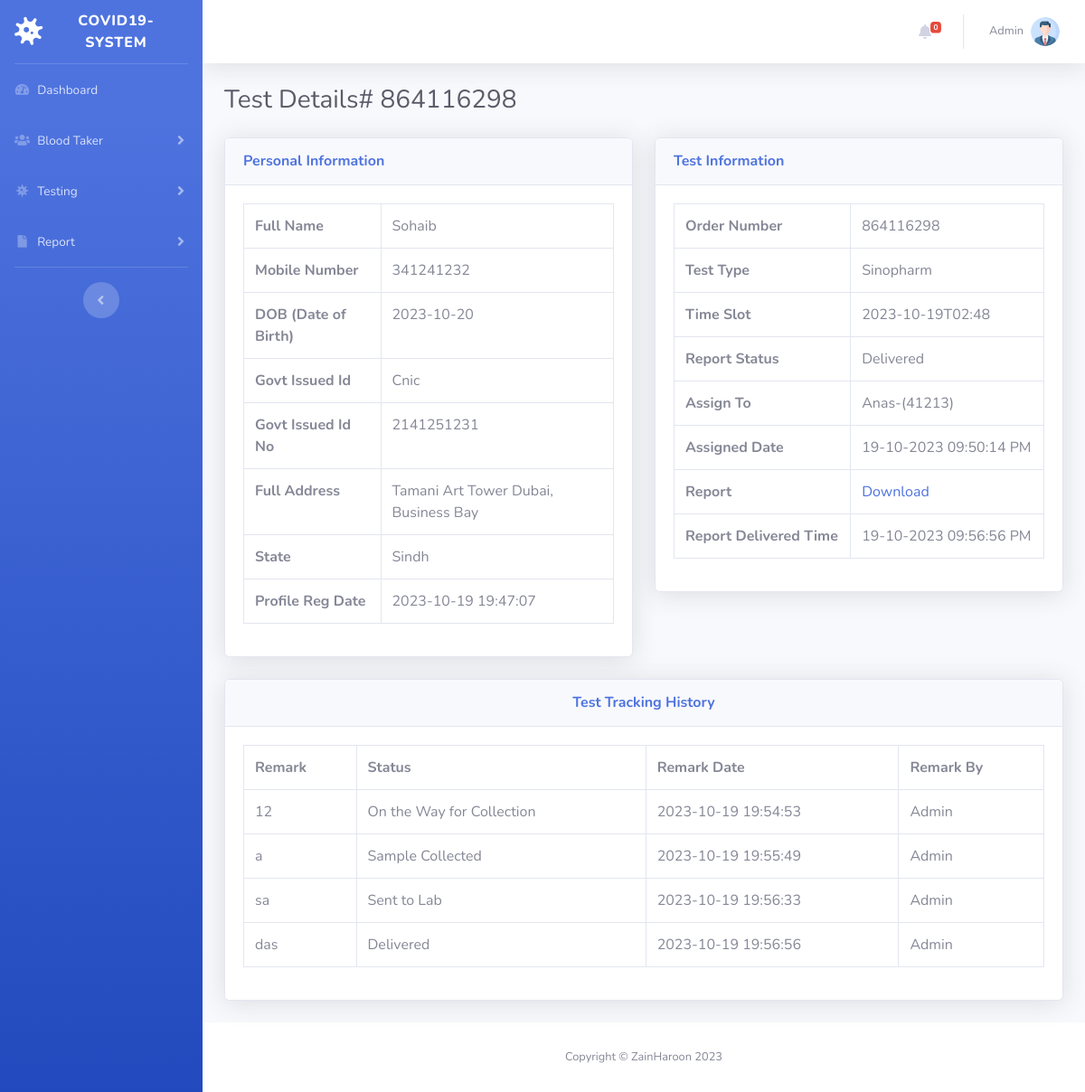
/covid-backend/test-details.php?tid=10&&oid=864116298 (signed in), run on the app's committed database.
### tables this page shows
CREATE TABLE `tbltestrecord` (
  `id` int(11) NOT NULL,
  `OrderNumber` bigint(14) DEFAULT NULL,
  `PatientMobileNumber` bigint(14) DEFAULT NULL,
  `TestType` varchar(100) DEFAULT NULL,
  `TestTimeSlot` varchar(120) DEFAULT NULL,
  `ReportStatus` varchar(100) DEFAULT NULL,
  `FinalReport` varchar(150) DEFAULT NULL,
  `ReportUploadTime` varchar(200) DEFAULT NULL,
  `RegistrationDate` timestamp NULL DEFAULT current_timestamp(),
  `AssignedtoEmpId` varchar(150) DEFAULT NULL,
  `AssigntoName` varchar(180) DEFAULT NULL,
  `AssignedTime` varchar(100) DEFAULT NULL
);

CREATE TABLE `tblpatients` (
  `id` int(11) NOT NULL,
  `FullName` varchar(120) DEFAULT NULL,
  `MobileNumber` bigint(12) DEFAULT NULL,
  `DateOfBirth` date DEFAULT NULL,
  `GovtIssuedId` varchar(150) DEFAULT NULL,
  `GovtIssuedIdNo` varchar(150) DEFAULT NULL,
  `FullAddress` varchar(255) DEFAULT NULL,
  `State` varchar(200) DEFAULT NULL,
  `RegistrationDate` timestamp NOT NULL DEFAULT current_timestamp()
);

CREATE TABLE `tblreporttracking` (
  `id` int(11) NOT NULL,
  `OrderNumber` bigint(40) DEFAULT NULL,
  `Remark` varchar(255) DEFAULT NULL,
  `Status` varchar(120) DEFAULT NULL,
  `PostingTime` timestamp NULL DEFAULT current_timestamp(),
  `RemarkBy` int(5) DEFAULT NULL
);

### covid-backend/test-details.php (the view, shortened to what this page needs)
<?php session_start();
include_once('includes/config.php');
if (strlen($_SESSION['aid']==0)) {
  header('location:logout.php');
  } else{
?>
<!DOCTYPE html>
<html lang="en">
<head>
    <link href="vendor/fontawesome-free/css/all.min.css" rel="stylesheet" type="text/css">
    <link href="css/sb-admin-2.min.css" rel="stylesheet">
</head>
<body id="page-top">
    <div id="wrapper">
<?php include_once('includes/sidebar.php');?>
        <div id="content-wrapper" class="d-flex flex-column">
            <div id="content">
          <?php include_once('includes/topbar.php');?>
                <div class="container-fluid">
                    <h1 class="h3 mb-4 text-gray-800">Test Details# <?php echo intval($_GET['oid']);?></h1>
<div class="row">
<?php
$testid=intval($_GET['tid']);
$query=mysqli_query($con,"select * from tbltestrecord
join tblpatients on tblpatients.MobileNumber=tbltestrecord.PatientMobileNumber
where  tbltestrecord.id='$testid'");
while($row=mysqli_fetch_array($query)){
    ?>
                        <div class="col-lg-6">
                            <div class="card shadow mb-4">
                                <div class="card-header py-3">
                                    <h6 class="m-0 font-weight-bold text-primary">Personal Information</h6>
                                </div>
                                <div class="card-body">
 <table class="table table-bordered"  width="100%" cellspacing="0">
    <tr>
    <th>Full Name</th>
    <td><?php echo $row['FullName'];?></td>
    </tr>
     <tr>
    <th>Mobile Number</th>
    <td><?php echo $row['MobileNumber'];?></td>
    </tr>
     <tr>
    <th>DOB (Date of Birth)</th>
    <td><?php echo $row['DateOfBirth'];?></td>
    </tr>
     <tr>
    <th>Govt Issued Id</th>
    <td><?php echo $row['GovtIssuedId'];?></td>
    </tr>
     <tr>
    <th>Govt Issued Id No</th>
    <td><?php echo $row['GovtIssuedIdNo'];?></td>
    </tr>
     <tr>
    <th>Full Address</th>
    <td><?php echo $row['FullAddress'];?></td>
    </tr>
    <tr>
    <th>State</th>
    <td><?php echo $row['State'];?></td>
    </tr>
    <tr>
    <th>Profile Reg Date</th>
    <td><?php echo $row['RegistrationDate'];?></td>
    </tr>
 </table>
                                </div>
                            </div>
                        </div>
                         <div class="col-lg-6">
                            <div class="card shadow mb-4">
                                <div class="card-header py-3">
                                    <h6 class="m-0 font-weight-bold text-primary">Test Information</h6>
                                </div>
                                <div class="card-body">
 <table class="table table-bordered"  width="100%" cellspacing="0">
    <tr>
    <th>Order Number</th>
    <td><?php echo $row['OrderNumber'];?></td>
    </tr>
    <tr>
    <th>Test Type</th>
    <td><?php echo $row['TestType'];?></td>
    </tr>
    <tr>
    <th>Time Slot</th>
    <td><?php echo $row['TestTimeSlot'];?></td>
    </tr>
 <tr>
    <th>Report Status</th>
    <td><?php if($row['ReportStatus']==''):
              echo "Not Processed yet";
          else:
           echo $row['ReportStatus'];
          endif;
    ?></td>
    </tr>
<?php if($row['AssignedtoEmpId']!=''):?>
  <tr>
    <th>Assign To</th>
    <td><?php echo $row['AssigntoName'];?>-(<?php echo $row['AssignedtoEmpId'];?>)</td>
    </tr>
    <tr>
    <th>Assigned Date</th>
    <td><?php echo $row['AssignedTime'];?></td>
    </tr>
<?php endif;?>
<?php if($row['FinalReport']!=''):?>
  <tr>
    <th>Report</th>
    <td><a href="reportfiles/<?php echo $row['FinalReport'];?>" target="_blank">Download</a></td>
    </tr>
    <tr>
    <th>Report Delivered Time</th>
    <td><?php echo $row['ReportUploadTime'];?></td>
    </tr>
<?php endif;?>
</table>
                                </div>
                            </div>
                        </div>
                    </div>
                <?php } ?>
<?php
$orderid=intval($_GET['oid']);
$ret=mysqli_query($con,"select * from tblreporttracking
join tbladmin on tbladmin.ID=tblreporttracking.RemarkBy
where tblreporttracking.OrderNumber='$orderid'");
$num=mysqli_num_rows($ret);
?>
<div class="row">
                         <div class="col-lg-12">
                            <div class="card shadow mb-4">
                                <div class="card-header py-3">
                                    <h6 class="m-0 font-weight-bold text-primary" align="center">Test  Tracking History</h6>
                                </div>
                                <div class="card-body">
<?php if($num>0){
?>
 <table class="table table-bordered"  width="100%" cellspacing="0">
<tr>
    <th>Remark</th>
    <th>Status</th>
    <th>Remark Date</th>
    <th>Remark By</th>
<?php while($result=mysqli_fetch_array($ret)){?>
</tr>
    <tr>
    <td><?php echo $result['Remark'];?></td>
    <td><?php echo $result['Status'];?></td>
    <td><?php echo $result['PostingTime'];?></td>
    <td><?php echo $result['AdminName'];?></td>
    </tr>
<?php } ?>
</table>
         <?php
     } else { ?>
<h4 align="center" style="color:red"> No Tracking history found </h4>
         <?php } ?>
                                </div>
                            </div>
                        </div>
                    </div>
                </div>
            </div>
           <?php include_once('includes/footer.php');?>
        </div>
    </div>
</body>
</html>
<?php } ?>

### covid-backend/includes/sidebar.php (shortened to what this page needs)
        <ul class="navbar-nav bg-gradient-primary sidebar sidebar-dark accordion" id="accordionSidebar">
            <a class="sidebar-brand d-flex align-items-center justify-content-center" href="#">
                <div class="sidebar-brand-icon rotate-n-15">
                    <i class="fas fa-virus"></i>
                </div>
                <div class="sidebar-brand-text mx-3">COVID19-System</div>
            </a>
            <hr class="sidebar-divider my-0">
<?php if($_SESSION['aid']):?>
     <li class="nav-item">
                <a class="nav-link" href="dashboard.php">
                    <i class="fas fa-fw fa-tachometer-alt"></i>
                    <span>Dashboard</span></a>
            </li>
    <li class="nav-item">
                <a class="nav-link collapsed" href="#" data-toggle="collapse" data-target="#collapseOne"
                    aria-expanded="true" aria-controls="collapseOne">
                    <i class="fas fa-fw fa-users"></i>
                    <span>Blood Taker</span>
                </a>
            </li>
     <li class="nav-item">
                <a class="nav-link collapsed" href="#" data-toggle="collapse" data-target="#collapseTwo"
                    aria-expanded="true" aria-controls="collapseTwo">
                    <i class="fas fa-fw fa-virus"></i>
                    <span>Testing</span>
                </a>
            </li>
   <li class="nav-item">
                <a class="nav-link collapsed" href="#" data-toggle="collapse" data-target="#collapseThree"
                    aria-expanded="true" aria-controls="collapseThree">
                    <i class="fas fa-fw fa-file"></i>
                    <span>Report</span>
                </a>
            </li>
<?php endif;    ?>
            <hr class="sidebar-divider d-none d-md-block">
            <div class="text-center d-none d-md-inline">
                <button class="rounded-circle border-0" id="sidebarToggle"></button>
            </div>
        </ul>

### covid-backend/includes/topbar.php (shortened to what this page needs)
      <nav class="navbar navbar-expand navbar-light bg-white topbar mb-4 static-top shadow">
            <?php if($_SESSION['aid']):?>
                    <ul class="navbar-nav ml-auto">
<?php $query=mysqli_query($con,"select * from tbltestrecord where ReportStatus is null");
$count=mysqli_num_rows($query);
?>
                        <li class="nav-item dropdown no-arrow mx-1">
                            <a class="nav-link dropdown-toggle" href="#" id="alertsDropdown" role="button"
                                data-toggle="dropdown" aria-haspopup="true" aria-expanded="false">
                                <i class="fas fa-bell fa-fw"></i>
                                <span class="badge badge-danger badge-counter"><?php echo $count;?></span>
                            </a>
                        </li>
                        <li class="nav-item dropdown no-arrow">
                            <a class="nav-link dropdown-toggle" href="#" id="userDropdown" role="button"
                                data-toggle="dropdown" aria-haspopup="true" aria-expanded="false">
                <?php
$adid=$_SESSION['aid'];
$ret1=mysqli_query($con,"select AdminName from tbladmin where ID='$adid'");
while($row1=mysqli_fetch_array($ret1)){
?>
                                <span class="mr-2 d-none d-lg-inline text-gray-600 small"><?php  echo $row1['AdminName'];?></span>
                           <?php } ?>
                                <img class="img-profile rounded-circle"
                                    src="img/profile.png">
                            </a>
                        </li>
                    </ul>
                <?php endif;?>
                </nav>

### covid-backend/includes/footer.php
<footer class="sticky-footer bg-white">
    <div class="container my-auto">
        <div class="copyright text-center my-auto">
            <span>Copyright &copy; ZainHaroon 2023</span>
        </div>
    </div>
</footer>

### data on the page
tbltestrecord: tblpatients.FullName "Sohaib", tblpatients.MobileNumber "341241232", tblpatients.DateOfBirth "2023-10-20", tblpatients.GovtIssuedId "Cnic", tblpatients.GovtIssuedIdNo "2141251231", tblpatients.FullAddress "Tamani Art Tower Dubai, Business Bay", tblpatients.State "Sindh", tblpatients.RegistrationDate "2023-10-19 19:47:07", OrderNumber "864116298", TestType "Sinopharm", TestTimeSlot "2023-10-19T02:48", ReportStatus "Delivered", AssigntoName "Anas", AssignedtoEmpId "41213", AssignedTime "19-10-2023 09:50:14 PM", ReportUploadTime "19-10-2023 09:56:56 PM"
tblreporttracking: Remark "12", Status "On the Way for Collection", PostingTime "2023-10-19 19:54:53", tbladmin.AdminName "Admin"
tblreporttracking: Remark "a", Status "Sample Collected", PostingTime "2023-10-19 19:55:49", tbladmin.AdminName "Admin"
tblreporttracking: Remark "sa", Status "Sent to Lab", PostingTime "2023-10-19 19:56:33", tbladmin.AdminName "Admin"
tblreporttracking: Remark "das", Status "Delivered", PostingTime "2023-10-19 19:56:56", tbladmin.AdminName "Admin"

### other printed values
$count "0"
$row1['AdminName'] "Admin"
$_GET['oid'] "864116298"
